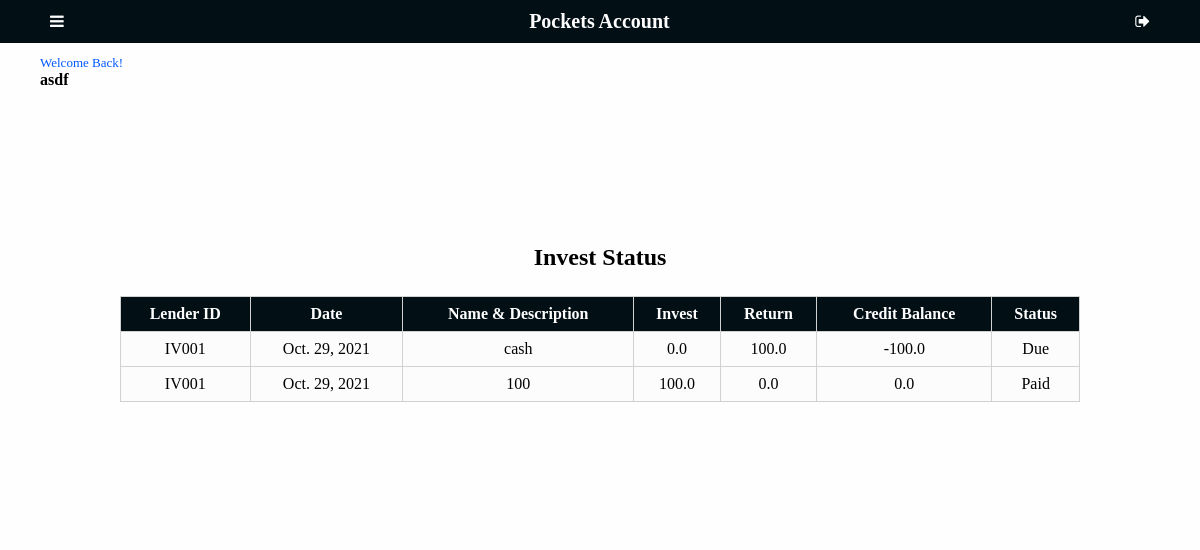
/invest/ (signed in), run on an earlier commit of the app's database.
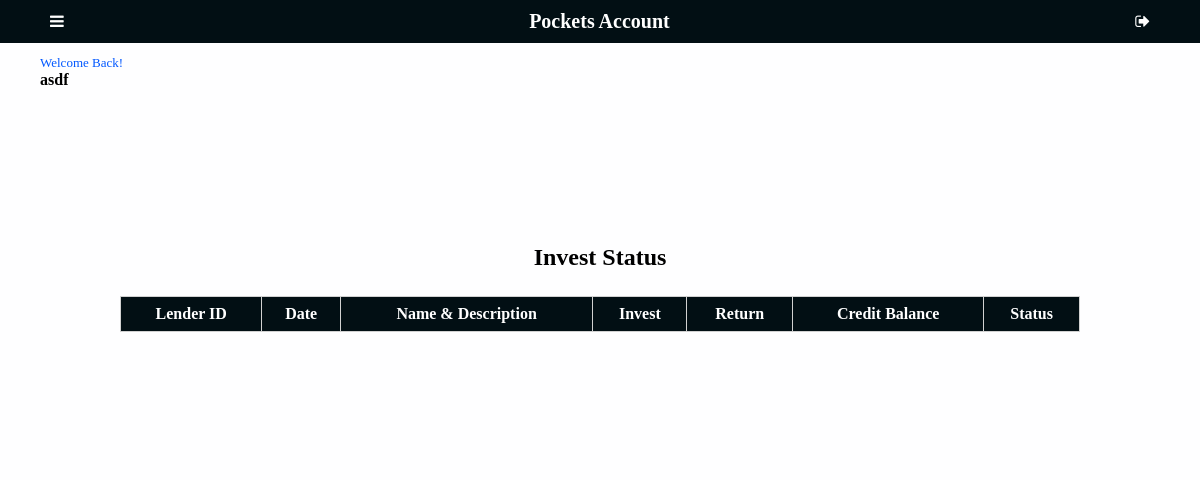
And on a later commit of the database.
### app/models.py (models this page shows)
class Invest(models.Model):
    lender = models.ForeignKey(Lender, on_delete=models.SET_NULL, blank=True, null=True)
    description = models.TextField(blank=True, null= True)
    invest = models.FloatField(default=0, null=True, blank=True)
    retern = models.FloatField(default=0, null=True, blank=True)
    balance = models.FloatField(default=0, null=True, blank=True)
    date = models.DateField( default=datetime.date.today)
    status = models.BooleanField(default=False, null=True, blank=False)

class Lender(models.Model):
    lenderName = models.CharField(max_length=50)
    phone = models.CharField(max_length=15, blank=True, null= True)
    address = models.TextField(blank=True, null= True)
    img = models.ImageField(default='avatar.png', upload_to='pics')
    investor = models.ForeignKey(User, on_delete=models.SET_NULL, blank=True, null=True)
    totalbalance = models.FloatField(default=0, null=True, blank=True)
    def __str__(self):
        return "IV00" +str(self.id)

### app/views.py (the view)
# urls.py: path('invest/', views.invest, name='invest'),
@login_required(login_url='login')
def invest(request):
    profile = Lender.objects.filter(investor=request.user.id).all()
    accounts = Invest.objects.filter(lender__in=profile).order_by('-date')
    return render(request, "app/invest.html",{
        "accounts":accounts,
    })

### app/templates/app/invest.html (shortened to what this page needs)
{% extends "app/layout.html" %}
{% block body %}
<main>
    <div class="tablecontainer">
        <h2>Invest Status</h2>
        <table>
            <tr>
                <th>Lender ID</th>
                <th>Date</th>
                <th>Name & Description</th>
                <th>Invest</th>
                <th>Return</th>
                <th>Credit Balance</th>
                <th>Status</th>
            </tr>
            {% for account in accounts %}
            <tr>
                <td>{{ account.lender }}</td>
                <td>{{ account.date }}</td>
                <td>{{ account.description }}</td>
                <td>{{ account.invest }}</td>
                <td>{{ account.retern }}</td>
                <td>{{ account.balance }}</td>
                {% if account.status %}
                  <td>Paid</td>
                {% else %}
                <td>Due</td>
                {% endif %}
            </tr>
            {% endfor %}
        </table>
    </div>
</main>
{% endblock %}

What changed in the data, as far as the page shows it:
removed Invest: lender "IV001", date "Oct. 29, 2021", description "cash", invest "0.0", retern "100.0", balance "-100.0", status "Due"
removed Invest: lender "IV001", date "Oct. 29, 2021", description "100", invest "100.0", retern "0.0", balance "0.0", status "Paid"
